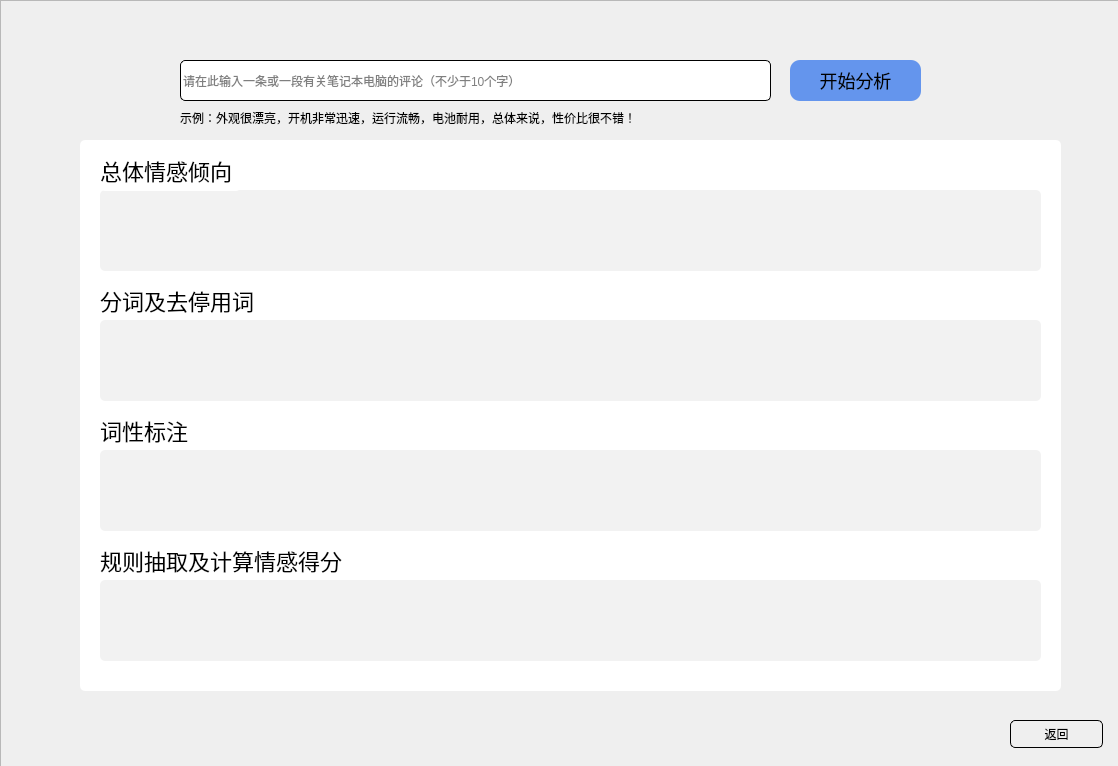
<?xml version="1.0" encoding="UTF-8"?>
<ui version="4.0">
 <class>CommentAnalysis</class>
 <widget class="QDialog" name="CommentAnalysis">
  <property name="geometry">
   <rect>
    <x>0</x>
    <y>0</y>
    <width>1118</width>
    <height>766</height>
   </rect>
  </property>
  <property name="windowTitle">
   <string>Dialog</string>
  </property>
  <widget class="QFrame" name="frameCommentAnalysis">
   <property name="geometry">
    <rect>
     <x>0</x>
     <y>0</y>
     <width>1121</width>
     <height>771</height>
    </rect>
   </property>
   <property name="frameShape">
    <enum>QFrame::StyledPanel</enum>
   </property>
   <property name="frameShadow">
    <enum>QFrame::Raised</enum>
   </property>
   <widget class="QLineEdit" name="lineEditComment">
    <property name="geometry">
     <rect>
      <x>180</x>
      <y>60</y>
      <width>591</width>
      <height>41</height>
     </rect>
    </property>
    <property name="styleSheet">
     <string notr="true">QLineEdit {
	border: 1px solid;
	border-radius: 5px;
	border-style: outset;
}</string>
    </property>
    <property name="placeholderText">
     <string>请在此输入一条或一段有关笔记本电脑的评论（不少于10个字）</string>
    </property>
   </widget>
   <widget class="QFrame" name="frameAnalysisResult">
    <property name="geometry">
     <rect>
      <x>80</x>
      <y>140</y>
      <width>981</width>
      <height>551</height>
     </rect>
    </property>
    <property name="styleSheet">
     <string notr="true">QFrame {
	background-color: white;
	border-radius: 5px;
}</string>
    </property>
    <property name="frameShape">
     <enum>QFrame::StyledPanel</enum>
    </property>
    <property name="frameShadow">
     <enum>QFrame::Raised</enum>
    </property>
    <widget class="QTextBrowser" name="textBrowserGeneral">
     <property name="geometry">
      <rect>
       <x>20</x>
       <y>50</y>
       <width>941</width>
       <height>81</height>
      </rect>
     </property>
     <property name="font">
      <font>
       <pointsize>20</pointsize>
       <weight>50</weight>
       <bold>false</bold>
      </font>
     </property>
     <property name="styleSheet">
      <string notr="true">QTextBrowser{
background:#F2F2F2
}</string>
     </property>
    </widget>
    <widget class="QLabel" name="labelGeneralEmotion">
     <property name="geometry">
      <rect>
       <x>20</x>
       <y>10</y>
       <width>141</width>
       <height>41</height>
      </rect>
     </property>
     <property name="styleSheet">
      <string notr="true">QLabel{
	font-size:22px;
}</string>
     </property>
     <property name="text">
      <string>总体情感倾向</string>
     </property>
    </widget>
    <widget class="QLabel" name="labelSegment">
     <property name="geometry">
      <rect>
       <x>20</x>
       <y>140</y>
       <width>161</width>
       <height>41</height>
      </rect>
     </property>
     <property name="styleSheet">
      <string notr="true">QLabel{
	font-size:22px;
}</string>
     </property>
     <property name="text">
      <string>分词及去停用词</string>
     </property>
    </widget>
    <widget class="QTextBrowser" name="textBrowserSegment">
     <property name="geometry">
      <rect>
       <x>20</x>
       <y>180</y>
       <width>941</width>
       <height>81</height>
      </rect>
     </property>
     <property name="font">
      <font>
       <pointsize>20</pointsize>
       <weight>50</weight>
       <bold>false</bold>
      </font>
     </property>
     <property name="styleSheet">
      <string notr="true">QTextBrowser{
background:#F2F2F2
}</string>
     </property>
    </widget>
    <widget class="QLabel" name="labelPostagger">
     <property name="geometry">
      <rect>
       <x>20</x>
       <y>270</y>
       <width>161</width>
       <height>41</height>
      </rect>
     </property>
     <property name="styleSheet">
      <string notr="true">QLabel{
	font-size:22px;
}</string>
     </property>
     <property name="text">
      <string>词性标注</string>
     </property>
    </widget>
    <widget class="QTextBrowser" name="textBrowserPostagger">
     <property name="geometry">
      <rect>
       <x>20</x>
       <y>310</y>
       <width>941</width>
       <height>81</height>
      </rect>
     </property>
     <property name="font">
      <font>
       <pointsize>20</pointsize>
       <weight>50</weight>
       <bold>false</bold>
      </font>
     </property>
     <property name="styleSheet">
      <string notr="true">QTextBrowser{
background:#F2F2F2
}</string>
     </property>
    </widget>
    <widget class="QLabel" name="labelRuleAndScore">
     <property name="geometry">
      <rect>
       <x>20</x>
       <y>400</y>
       <width>251</width>
       <height>41</height>
      </rect>
     </property>
     <property name="styleSheet">
      <string notr="true">QLabel{
	font-size:22px;
}</string>
     </property>
     <property name="text">
      <string>规则抽取及计算情感得分</string>
     </property>
    </widget>
    <widget class="QTextBrowser" name="textBrowserRuleAndScore">
     <property name="geometry">
      <rect>
       <x>20</x>
       <y>440</y>
       <width>941</width>
       <height>81</height>
      </rect>
     </property>
     <property name="font">
      <font>
       <pointsize>20</pointsize>
       <weight>50</weight>
       <bold>false</bold>
      </font>
     </property>
     <property name="styleSheet">
      <string notr="true">QTextBrowser{
background:#F2F2F2
}</string>
     </property>
    </widget>
   </widget>
   <widget class="QPushButton" name="buttonAnalyse">
    <property name="geometry">
     <rect>
      <x>790</x>
      <y>60</y>
      <width>131</width>
      <height>41</height>
     </rect>
    </property>
    <property name="styleSheet">
     <string notr="true">QPushButton {
	font-size: 18px;
    font-style: bold;
    background: #6495ED;
    border-style: outset;
    border-radius: 10px;
}
QPushButton:pressed {
	background: #BEBEBE;
}</string>
    </property>
    <property name="text">
     <string>开始分析</string>
    </property>
   </widget>
   <widget class="QPushButton" name="buttonReturn">
    <property name="geometry">
     <rect>
      <x>1010</x>
      <y>720</y>
      <width>93</width>
      <height>28</height>
     </rect>
    </property>
    <property name="styleSheet">
     <string notr="true">QPushButton {
	border: 1px solid;
	border-radius: 5px;
}</string>
    </property>
    <property name="text">
     <string>返回</string>
    </property>
   </widget>
   <widget class="QLabel" name="labelExample">
    <property name="geometry">
     <rect>
      <x>180</x>
      <y>110</y>
      <width>561</width>
      <height>16</height>
     </rect>
    </property>
    <property name="styleSheet">
     <string notr="true">QLabel {
	font-style: bold;
}</string>
    </property>
    <property name="text">
     <string>示例：外观很漂亮，开机非常迅速，运行流畅，电池耐用，总体来说，性价比很不错！</string>
    </property>
   </widget>
  </widget>
 </widget>
 <resources/>
 <connections/>
</ui>
